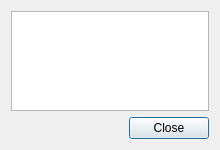
<?xml version="1.0" encoding="UTF-8"?>
<ui version="4.0">
 <class>AdrenalineNodeConfigDialog</class>
 <widget class="QDialog" name="AdrenalineNodeConfigDialog">
  <property name="geometry">
   <rect>
    <x>0</x>
    <y>0</y>
    <width>220</width>
    <height>150</height>
   </rect>
  </property>
  <property name="windowTitle">
   <string>Masternode Configuration Template</string>
  </property>
  <layout class="QVBoxLayout" name="verticalLayout">
   <item>
    <widget class="QTextEdit" name="detailText">
     <property name="toolTip">
      <string>&lt;html&gt;&lt;head/&gt;&lt;body&gt;&lt;p&gt;This pane shows an example Digitalmoneybits.conf template with the necessary masternode settings.&lt;/p&gt;&lt;/body&gt;&lt;/html&gt;</string>
     </property>
     <property name="readOnly">
      <bool>true</bool>
     </property>
    </widget>
   </item>
   <item>
    <widget class="QDialogButtonBox" name="buttonBox">
     <property name="orientation">
      <enum>Qt::Horizontal</enum>
     </property>
     <property name="standardButtons">
      <set>QDialogButtonBox::Close</set>
     </property>
    </widget>
   </item>
  </layout>
 </widget>
 <resources/>
 <connections>
  <connection>
   <sender>buttonBox</sender>
   <signal>accepted()</signal>
   <receiver>AdrenalineNodeConfigDialog</receiver>
   <slot>accept()</slot>
   <hints>
    <hint type="sourcelabel">
     <x>248</x>
     <y>254</y>
    </hint>
    <hint type="destinationlabel">
     <x>157</x>
     <y>274</y>
    </hint>
   </hints>
  </connection>
  <connection>
   <sender>buttonBox</sender>
   <signal>rejected()</signal>
   <receiver>AdrenalineNodeConfigDialog</receiver>
   <slot>reject()</slot>
   <hints>
    <hint type="sourcelabel">
     <x>316</x>
     <y>260</y>
    </hint>
    <hint type="destinationlabel">
     <x>286</x>
     <y>274</y>
    </hint>
   </hints>
  </connection>
 </connections>
</ui>
